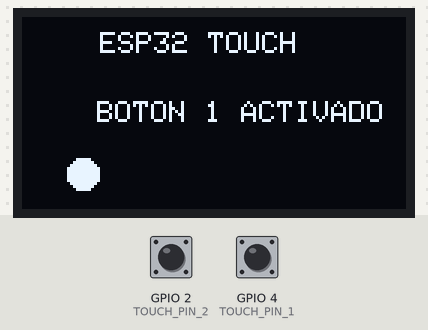
Simulated run of this sketch. Board: ESP32. On the bench: 128×64 one-colour display. Inputs (shaded band) come from the test bench; at power-on: GPIO 2 (TOUCH_PIN_2) HIGH, GPIO 4 (TOUCH_PIN_1) HIGH. What the sketch prints to the serial monitor is not drawn.

Above: at 0.1 s.

The sketch:

pantallaOLED.ino
```cpp
#include <Wire.h>
#include <Adafruit_GFX.h>
#include <Adafruit_SH110X.h>

#define SCREEN_WIDTH 128
#define SCREEN_HEIGHT 64
#define OLED_RESET -1
#define OLED_ADDRESS 0x3C

Adafruit_SH1106G display(
  SCREEN_WIDTH,
  SCREEN_HEIGHT,
  &Wire,
  OLED_RESET
);

const int TOUCH_PIN_1 = 4;
const int TOUCH_PIN_2 = 2;

const int UMBRAL_TOUCH_1 = 635;
const int UMBRAL_TOUCH_2 = 635;

void setup() {

  Serial.begin(115200);

  Wire.begin(21, 22);

  if (!display.begin(OLED_ADDRESS, true)) {
    Serial.println("Error al iniciar la pantalla OLED");
    while (1);
  }

  display.clearDisplay();
  display.setTextColor(SH110X_WHITE);
}

void loop() {

  int valorTouch1 = touchRead(TOUCH_PIN_1);
  int valorTouch2 = touchRead(TOUCH_PIN_2);

  Serial.print("Touch 1: ");
  Serial.print(valorTouch1);

  Serial.print(" | Touch 2: ");
  Serial.println(valorTouch2);

  display.clearDisplay();

  display.setTextSize(1);
  display.setCursor(26, 5);
  display.println("ESP32 TOUCH");

  if (valorTouch1 < UMBRAL_TOUCH_1) {

    display.setCursor(25, 28);
    display.println("BOTON 1 ACTIVADO");

    display.fillCircle(20, 52, 5, SH110X_WHITE);
  }

  else if (valorTouch2 < UMBRAL_TOUCH_2) {

    display.setCursor(25, 28);
    display.println("BOTON 2 ACTIVADO");

    display.fillCircle(105, 52, 5, SH110X_WHITE);
  }

  else {

    display.setCursor(35, 28);
    display.println("ESPERANDO...");

  }

  display.display();

  delay(100);
}
```
